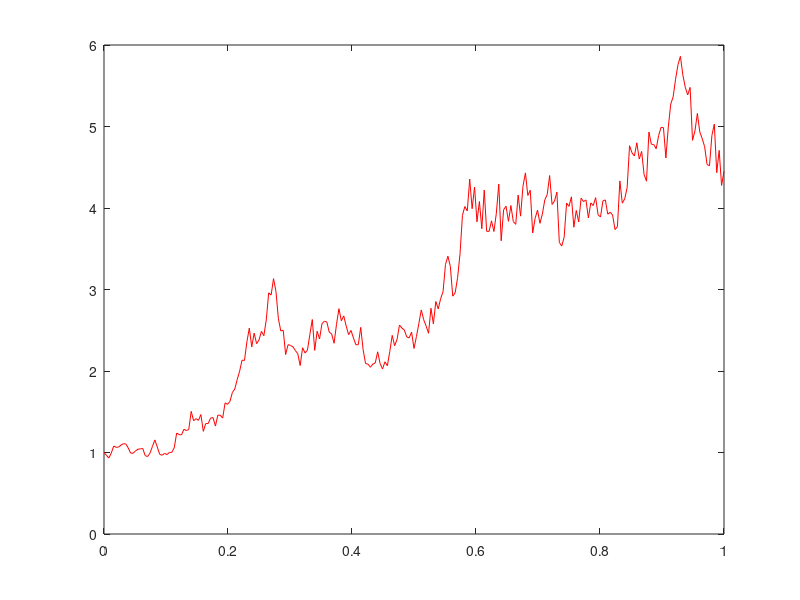

MATLAB code for this plot: (Note: this script raises an error after producing the figure.)
%SDE_EM  Euler-Maruyama method for linear SDE
%
% dX   = b*X dt + sigma*X dW,   
% X(0) = X0.
%
% Brownian path discretized over [0,T] with step dt.
% Euler-Maruyama timestep Dt = k*dt.
%
randn('state',100)
b = 2; sigma = 1; X0 = 1;       % parameters
T = 1; N = 2^8; dt = T/N;         
dW = sqrt(dt)*randn(1,N);         % Brownian increments
W = cumsum(dW);                   % Discretized Brownian path
% Exact solution
Xtrue = X0*exp((b-0.5*sigma^2)*([dt:dt:T])+sigma*W); 
plot([0:dt:T],[X0,Xtrue],'r-'), hold on
k = 1; Dt = k*dt; J = N/k;        % J steps of EM with Dt = k*dt
Xem = zeros(1,J);                 % initialize
Xtemp = X0;
for j = 1:J
   Winc   = sum(dW(k*(j-1)+1:k*j)); 
   Xtemp  = Xtemp + Dt*b*Xtemp + sigma*Xtemp*Winc;
   Xem(j) = Xtemp;
end
% Plot numerical solution
plot([0:Dt:T],[Xzero,Xem],'b--*'), hold off
xlabel('t'); ylabel('X(t)')
% Calculate error at t=T
emerr = abs(Xem(end)-Xtrue(end))